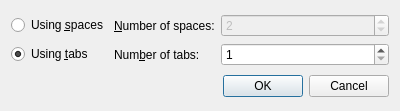
<ui version="4.0" >
 <class>IndentDialog</class>
 <widget class="QDialog" name="IndentDialog" >
  <property name="geometry" >
   <rect>
    <x>0</x>
    <y>0</y>
    <width>400</width>
    <height>111</height>
   </rect>
  </property>
  <property name="windowTitle" >
   <string>Indent Selection</string>
  </property>
  <layout class="QVBoxLayout" >
   <item>
    <layout class="QGridLayout" >
     <item row="0" column="0" >
      <widget class="QRadioButton" name="radioButtonSpaces" >
       <property name="text" >
        <string>Using &amp;spaces</string>
       </property>
      </widget>
     </item>
     <item row="0" column="1" >
      <widget class="QLabel" name="label" >
       <property name="text" >
        <string>&amp;Number of spaces:</string>
       </property>
       <property name="buddy" >
        <cstring>spinBoxSpaces</cstring>
       </property>
      </widget>
     </item>
     <item row="0" column="2" >
      <widget class="QSpinBox" name="spinBoxSpaces" >
       <property name="enabled" >
        <bool>false</bool>
       </property>
       <property name="sizePolicy" >
        <sizepolicy vsizetype="Fixed" hsizetype="MinimumExpanding" >
         <horstretch>0</horstretch>
         <verstretch>0</verstretch>
        </sizepolicy>
       </property>
       <property name="minimum" >
        <number>1</number>
       </property>
       <property name="value" >
        <number>2</number>
       </property>
      </widget>
     </item>
     <item row="1" column="0" >
      <widget class="QRadioButton" name="radioButtonTabs" >
       <property name="text" >
        <string>Using &amp;tabs</string>
       </property>
       <property name="checked" >
        <bool>true</bool>
       </property>
      </widget>
     </item>
     <item row="1" column="1" >
      <widget class="QLabel" name="label_2" >
       <property name="text" >
        <string>Num&amp;ber of tabs:</string>
       </property>
       <property name="buddy" >
        <cstring>spinBoxTabs</cstring>
       </property>
      </widget>
     </item>
     <item row="1" column="2" >
      <widget class="QSpinBox" name="spinBoxTabs" >
       <property name="sizePolicy" >
        <sizepolicy vsizetype="Fixed" hsizetype="MinimumExpanding" >
         <horstretch>0</horstretch>
         <verstretch>0</verstretch>
        </sizepolicy>
       </property>
       <property name="minimum" >
        <number>1</number>
       </property>
      </widget>
     </item>
    </layout>
   </item>
   <item>
    <widget class="QDialogButtonBox" name="buttonBox" >
     <property name="orientation" >
      <enum>Qt::Horizontal</enum>
     </property>
     <property name="standardButtons" >
      <set>QDialogButtonBox::Cancel|QDialogButtonBox::NoButton|QDialogButtonBox::Ok</set>
     </property>
    </widget>
   </item>
  </layout>
 </widget>
 <resources/>
 <connections>
  <connection>
   <sender>buttonBox</sender>
   <signal>accepted()</signal>
   <receiver>IndentDialog</receiver>
   <slot>accept()</slot>
   <hints>
    <hint type="sourcelabel" >
     <x>257</x>
     <y>101</y>
    </hint>
    <hint type="destinationlabel" >
     <x>157</x>
     <y>274</y>
    </hint>
   </hints>
  </connection>
  <connection>
   <sender>buttonBox</sender>
   <signal>rejected()</signal>
   <receiver>IndentDialog</receiver>
   <slot>reject()</slot>
   <hints>
    <hint type="sourcelabel" >
     <x>325</x>
     <y>101</y>
    </hint>
    <hint type="destinationlabel" >
     <x>286</x>
     <y>274</y>
    </hint>
   </hints>
  </connection>
  <connection>
   <sender>radioButtonSpaces</sender>
   <signal>toggled(bool)</signal>
   <receiver>spinBoxSpaces</receiver>
   <slot>setEnabled(bool)</slot>
   <hints>
    <hint type="sourcelabel" >
     <x>64</x>
     <y>33</y>
    </hint>
    <hint type="destinationlabel" >
     <x>389</x>
     <y>34</y>
    </hint>
   </hints>
  </connection>
  <connection>
   <sender>radioButtonTabs</sender>
   <signal>toggled(bool)</signal>
   <receiver>spinBoxTabs</receiver>
   <slot>setEnabled(bool)</slot>
   <hints>
    <hint type="sourcelabel" >
     <x>64</x>
     <y>64</y>
    </hint>
    <hint type="destinationlabel" >
     <x>389</x>
     <y>65</y>
    </hint>
   </hints>
  </connection>
 </connections>
</ui>
